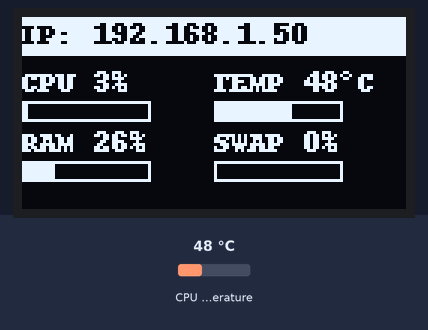
The program below on a simulated Raspberry Pi (BCM pin numbers). Parts: 128×64 one-colour display. The inputs (shaded band) are chosen by the test bench; at power-on: CPU temperature 48 °C. System figures (address, load, memory, disk, uptime) are fixed made-up values; the clock reads 2024-03-15 10:24:30 at power-on unless the program sets it.

Above: at 1.3 s.
1.4 s: CPU temperature set to 84 °C
At 3.6 s:
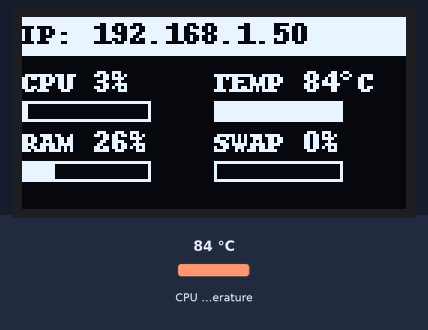
4.0 s: CPU temperature set to 31 °C
At 5.9 s:
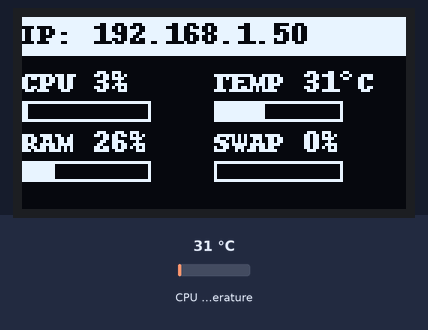
6.2 s: CPU temperature set to 44 °C
At 8.3 s:
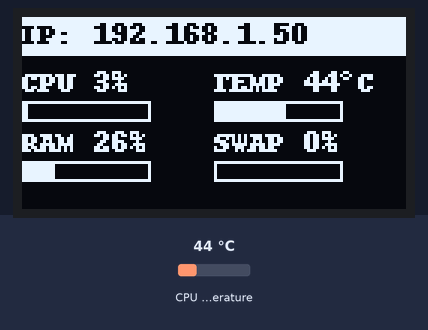
Timing chart, 0 to 9.8 s (numbered marks = the images above; inputs shaded):
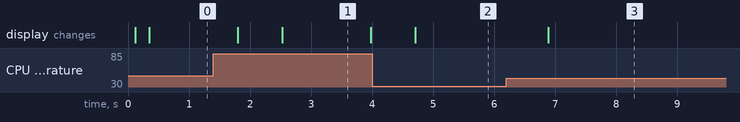

The program:

oled-monitor.py
```python
import time
import psutil
import socket
from Adafruit_SSD1306 import SSD1306_128_64
from PIL import Image, ImageDraw, ImageFont

# Initialize OLED display
disp = SSD1306_128_64(rst=None)
disp.begin()
disp.clear()
disp.display()

width = disp.width
height = disp.height
font = ImageFont.load_default()

def get_ip():
    """Get local IP address by connecting to Google DNS"""
    try:
        s = socket.socket(socket.AF_INET, socket.SOCK_DGRAM)
        s.connect(("8.8.8.8", 80))
        ip = s.getsockname()[0]
        s.close()
        return ip
    except:
        return "N/A"

def get_cpu_temp():
    """Read CPU temperature from system file"""
    try:
        with open("/sys/class/thermal/thermal_zone0/temp") as f:
            temp = int(f.read()) / 1000
        return temp
    except:
        return 0

def draw_bar(draw, x, y, w, h, percent, color=255):
    """Draw a progress bar with given percentage"""
    fill_w = int(w * percent / 100)
    draw.rectangle([x, y, x+w, y+h], outline=255, fill=0)
    draw.rectangle([x, y, x+fill_w, y+h], outline=255, fill=color)

def update_oled():
    """Update OLED display with system information"""
    ip = get_ip()
    cpu_percent = psutil.cpu_percent(interval=0.1)
    ram_percent = psutil.virtual_memory().percent
    swap_percent = psutil.swap_memory().percent
    cpu_temp = get_cpu_temp()

    # Blink CPU temperature when over 80°C
    temp_color = 255
    if cpu_temp >= 80:
        temp_color = 255 if int(time.time()*2) % 2 == 0 else 0

    # Create new image
    image = Image.new('1', (width, height))
    draw = ImageDraw.Draw(image)

    # Display IP address
    draw.rectangle((0, 0, width, 12), outline=255, fill=255)
    draw.text((0, 0), f"IP: {ip}", font=font, fill=0)

    bar_width = width // 3

    # Top left - CPU usage
    draw.text((0, 16), f"CPU {cpu_percent:.0f}%", font=font, fill=255)
    draw_bar(draw, 0, 28, bar_width, 6, cpu_percent)

    # Top right - CPU temperature
    right_x = width // 2
    draw.text((right_x, 16), f"TEMP {cpu_temp:.0f}°C", font=font, fill=255)
    draw_bar(draw, right_x, 28, bar_width, 6, min(cpu_temp,80)/80*100, color=temp_color)

    # Bottom left - RAM usage
    draw.text((0, 36), f"RAM {ram_percent:.0f}%", font=font, fill=255)
    draw_bar(draw, 0, 48, bar_width, 6, ram_percent)

    # Bottom right - Swap usage
    draw.text((right_x, 36), f"SWAP {swap_percent:.0f}%", font=font, fill=255)
    draw_bar(draw, right_x, 48, bar_width, 6, swap_percent)

    # Update display
    disp.image(image)
    disp.display()

# Main loop - update every 0.5 seconds
while True:
    update_oled()
    time.sleep(0.5)
```

Measured:
- after the input at 1.4 s, the display: first changes after 0.40 s (image 1 shows a later state)
- after the input at 4.0 s, the display: changes after 0.71 s (image 2)
- after the input at 6.2 s, the display: changes after 0.69 s (image 3)
- what the display in image 1 shows lasts 1.5 s, from 2.5 s to 4.0 s
